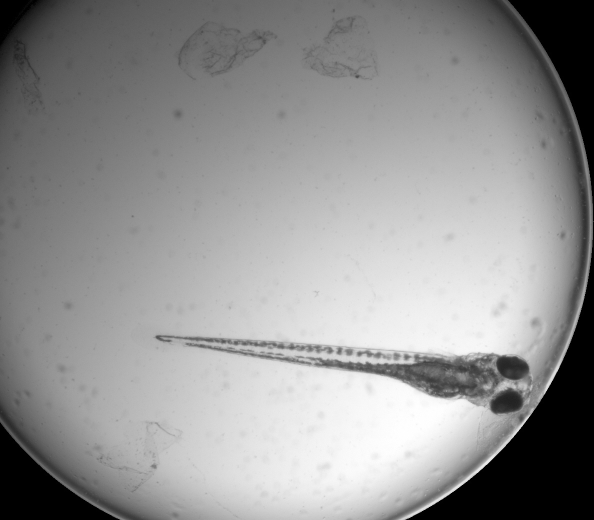
%> input picture src/filters/zfc.jpg, 1187 x 1040 px (shown at 1/2 size)
$ octave --eval "result = getInnerROI(imread('../../src/filters/zfc.jpg'));"   (GNU Octave 9; MATLAB toolbox functions it lacks are replaced by stand-ins)
%> lines starting %> are read from the running program, lines starting %| are printed output that depends on the picture; in (x1, y1, x2, y2) boxes, pixels count from 0 and x2, y2 are one past the last pixel; in counts of white or black regions, pixels touching at a corner belong together; the program's own positions count from 1
### __matlab/well/triangle_th.m
function [level]=triangle_th(lehisto,num_bins)
%     Triangle algorithm
%     This technique is due to Zack (Zack GW, Rogers WE, Latt SA (1977),
%     "Automatic measurement of sister chromatid exchange frequency",
%     J. Histochem. Cytochem. 25 (7): 741–53, )
%     A line is constructed between the maximum of the histogram at
%     (b) and the lowest (or highest depending on context) value (a) in the
%     histogram. The distance L normal to the line and between the line and
%     the histogram h[b] is computed for all values from a to b. The level
%     where the distance between the histogram and the line is maximal is the
%     threshold value (level). This technique is particularly effective
%     when the object pixels produce a weak peak in the histogram.

%     Use Triangle approach to compute threshold (level) based on a
%     1D histogram (lehisto). num_bins levels gray image.

%     INPUTS
%         lehisto :   histogram of the gray level image
%         num_bins:   number of bins (e.g. gray levels)
%     OUTPUT
%         level   :   threshold value in the range [0 1];
%
%     Dr B. Panneton, June, 2010
%     Agriculture and Agri-Food Canada
%     St-Jean-sur-Richelieu, Qc, Canad
%     bernard.panneton@agr.gc.ca


%   Find maximum of histogram and its location along the x axis
    [h,xmax]=max(lehisto);
    xmax=round(mean(xmax));   %can have more than a single value!
    h=lehisto(xmax);

%   Find location of first and last non-zero values.
%   Values<h/10000 are considered zeros.
    indi=find(lehisto>h/10000);
    fnz=indi(1);
    lnz=indi(end);

%   Pick side as side with longer tail. Assume one tail is longer.
    lspan=xmax-fnz;
    rspan=lnz-xmax;
    if rspan>lspan  % then flip lehisto
        lehisto=fliplr(lehisto');
        a=num_bins-lnz+1;
        b=num_bins-xmax+1;
        isflip=1;
    else
        lehisto=lehisto';
        isflip=0;
        a=fnz;
        b=xmax;
    end

%   Compute parameters of the straight line from first non-zero to peak
%   To simplify, shift x axis by a (bin number axis)
    m=h/(b-a);

%   Compute distances
    x1=0:(b-a);
    y1=lehisto(x1+a);
    beta=y1+x1/m;
    x2=beta/(m+1/m);
    y2=m*x2;
    L=((y2-y1).^2+(x2-x1).^2).^0.5;

%   Obtain threshold as the location of maximum L.
    level=find(max(L)==L);
    level=a+mean(level);

%   Flip back if necessary
    if isflip
        level=num_bins-level+1;
    end

    level=level/num_bins;


### __matlab/well/getInnerROI.m

function mask = getInnerROI(image)

global cw;
global ch;

[lehisto, ~] = imhist(image);
[level] = triangle_th(lehisto, 256);
threshImg = im2bw(image, level); %#ok<IM2BW>

if ~isempty(threshImg > 0)

    possBoundary = bwareafilt(threshImg, 1);
    [B, ~, N, A] = bwboundaries(possBoundary);

    boundary = 0;
    for k = 1:N
        if (nnz(A(:,k)) > 0)
            boundary = B{k};
        end
    end

    if boundary == 0
        [xCoords, yCoords] = getInnerCircle(possBoundary);
    else
        xCoords = boundary(:, 2);
        yCoords = boundary(:, 1);
    end

    [xfit, yfit, Rfit] = circfit(xCoords, yCoords);

    [x, y] = meshgrid(-(xfit-1):(cw-xfit),-(yfit-1):(ch-yfit));
    mask = ((x.^2+y.^2)<=Rfit^2);

else
    mask = zeros(size(image, 1), size(image, 2));
end

end

% [56 lines left out: functions getInnerCircle, getCoordinates, not called in this run]
%> in getInnerROI, `[lehisto, ~] = imhist(image);`: lehisto = 256 values, max 107499 at index 1, min 40 at index 10, mean 4822.2
%> in triangle_th, `[h,xmax]=max(lehisto);`: h = 107499; xmax = 1
%> in triangle_th, `indi=find(lehisto>h/10000);`: indi = 256 values from 1 to 256
%> in triangle_th, `fnz=indi(1);`: fnz = 1
%> in triangle_th, `lnz=indi(end);`: lnz = 256
%> in triangle_th, `lspan=xmax-fnz;`: lspan = 0
%> in triangle_th, `rspan=lnz-xmax;`: rspan = 255
%> in triangle_th, `lehisto=fliplr(lehisto');`: lehisto = 256 values, max 107499 at index 256, min 40 at index 247, mean 4822.2
%> in triangle_th, `a=num_bins-lnz+1;`: a = 1
%> in triangle_th, `b=num_bins-xmax+1;`: b = 256
%> in triangle_th, `m=h/(b-a);`: m = 421.6
%> in triangle_th, `x1=0:(b-a);`: x1 = 256 values from 0 to 255
%> in triangle_th, `y1=lehisto(x1+a);`: y1 has the same summary as lehisto
%> in triangle_th, `beta=y1+x1/m;`: beta = 256 values, max 107499.6 at index 256, min 40.58 at index 247, mean 4822.5
%> in triangle_th, `x2=beta/(m+1/m);`: x2 = 256 values, max 255 at index 256, min 0.0963 at index 247, mean 11.44
%> in triangle_th, `y2=m*x2;`: y2 = 256 values, max 107499 at index 256, min 40.58 at index 247, mean 4822.5
%> in triangle_th, `L=((y2-y1).^2+(x2-x1).^2).^0.5;`: L = 256 values, max 251 at index 254, min 1.46e-11 at index 256, mean 116.2
%> in triangle_th, `level=find(max(L)==L);`: level = 254
%> in triangle_th, `level=a+mean(level);`: level = 255
%> in triangle_th, `level=num_bins-level+1;`: level = 2
%> in triangle_th, `level=level/num_bins;`: level = 0.00781
%> in getInnerROI, `threshImg = im2bw(image, level);`:
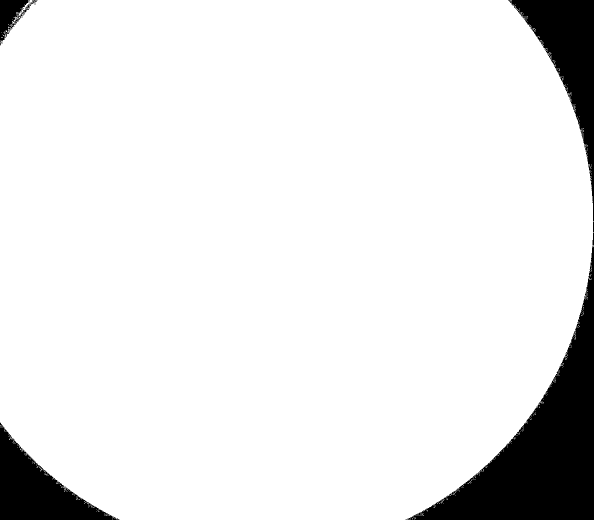
%> threshImg: size 1040x1187 logical (shown at 1/2 size); 91.2% white; 14 black regions (9 under 20 px), largest, box (x1, y1, x2, y2) and area: (815, 466, 1187, 1040) 63185, (1016, 0, 1187, 443) 23592, (0, 845, 239, 1040) 19386, (0, 0, 75, 91) 2708, (1186, 444, 1187, 465) 21
%> in getInnerROI, `possBoundary = bwareafilt(threshImg, 1);`: possBoundary: size 1040x1187 logical; 91.1% white; 14 black regions (9 under 20 px), largest, box (x1, y1, x2, y2) and area: (815, 466, 1187, 1040) 63510, (1016, 0, 1187, 443) 23789, (0, 845, 239, 1040) 19558, (0, 0, 75, 91) 2760, (1186, 444, 1187, 465) 21
%> (the run ends here)
